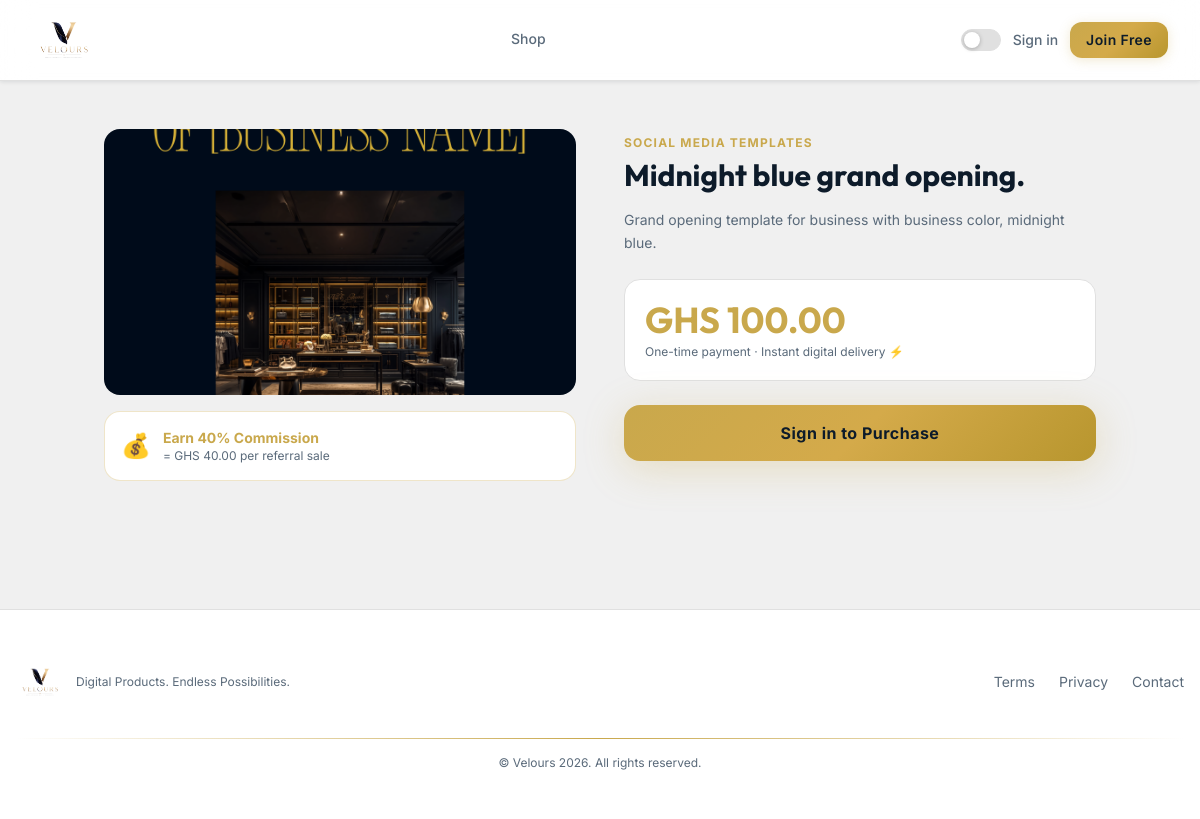
The app's page /product/midnight-blue-grand-opening with its own data.
### app/models.py (models this page shows, shortened)
class Product(db.Model):
    __tablename__ = 'products'
    id = db.Column(db.Integer, primary_key=True)
    name = db.Column(db.String(200), nullable=False)
    slug = db.Column(db.String(200), unique=True, nullable=False)
    description = db.Column(db.Text, nullable=True)
    price = db.Column(db.Float, nullable=False)
    referral_commission_pct = db.Column(db.Float, default=0.0)
    preview_image = db.Column(db.String(300), nullable=True)
    delivery_content = db.Column(db.Text, nullable=True)
    category_id = db.Column(db.Integer, db.ForeignKey('categories.id'), nullable=True)
    subcategory_id = db.Column(db.Integer, db.ForeignKey('subcategories.id'), nullable=True)
    is_active = db.Column(db.Boolean, default=True)
    is_featured = db.Column(db.Boolean, default=False)
    total_sales = db.Column(db.Integer, default=0)
    created_at = db.Column(db.DateTime, default=datetime.utcnow)
    orders = db.relationship('Order', backref='product', lazy=True)
    @property
    def commission_amount(self):
        return round(self.price * self.referral_commission_pct / 100, 2)

class Category(db.Model):
    __tablename__ = 'categories'
    id = db.Column(db.Integer, primary_key=True)
    name = db.Column(db.String(100), nullable=False)
    slug = db.Column(db.String(100), unique=True, nullable=False)
    description = db.Column(db.Text, nullable=True)
    icon = db.Column(db.String(10), default='📦')
    cover_image = db.Column(db.String(300), nullable=True)  # folder cover image
    created_at = db.Column(db.DateTime, default=datetime.utcnow)
    subcategories = db.relationship('Subcategory', backref='category', lazy=True, cascade='all, delete-orphan')
    products = db.relationship('Product', backref='category', lazy=True)
    @property
    def cover(self):
        """Returns cover image or first subcategory cover or first product image"""
        if self.cover_image:
            return self.cover_image
        for sub in self.subcategories:
            if sub.cover_image:
                return sub.cover_image
            for p in sub.products:
                if p.preview_image:
                    return p.preview_image
        for p in self.products:
            if p.preview_image:
                return p.preview_image
        return None

### app/blueprints/store.py (the view)
@store_bp.route('/product/<slug>')
def product_detail(slug):
    product = Product.query.filter_by(slug=slug, is_active=True).first_or_404()
    ref = request.args.get('ref', '')
    return render_template('store/product.html', product=product, ref=ref)

### app/templates/store/product.html (shortened to what this page needs)
{% extends 'base.html' %}
{% block content %}
<div class="max-w-5xl mx-auto px-4 py-12">
  <div class="grid grid-cols-1 md:grid-cols-2 gap-12">
    <div>
      <div class="rounded-2xl overflow-hidden aspect-video" style="background:var(--bg-primary)">
        {% if product.preview_image %}
        <img src="{{ url_for('static', filename=product.preview_image) }}" alt="{{ product.name }}" class="w-full h-full object-cover"/>
        {% else %}
        <div class="w-full h-full flex items-center justify-center text-7xl">📦</div>
        {% endif %}
      </div>
      {% if product.referral_commission_pct > 0 %}
      <div class="mt-4 card rounded-2xl p-4" style="border-color:rgba(201,168,76,0.3)">
        <div class="flex items-center gap-3">
          <span class="text-2xl">💰</span>
          <div>
            <p class="font-bold text-sm" style="color:var(--gold)">Earn {{ '%.0f'|format(product.referral_commission_pct) }}% Commission</p>
            <p class="text-xs text-muted">= GHS {{ '%.2f'|format(product.commission_amount) }} per referral sale</p>
          </div>
        </div>
      </div>
      {% endif %}
    </div>
    <div>
      {% if product.category %}
      <span class="text-xs font-bold uppercase tracking-widest" style="color:var(--gold)">{{ product.category.name }}</span>
      {% endif %}
      <h1 class="font-display text-3xl font-bold mt-1 mb-4" style="color:var(--text-primary)">{{ product.name }}</h1>
      {% if product.description %}
      <p class="text-muted text-sm leading-relaxed mb-6">{{ product.description }}</p>
      {% endif %}
      <div class="card rounded-2xl p-5 mb-6">
        <span class="font-display text-4xl font-bold" style="color:var(--gold)">GHS {{ '%.2f'|format(product.price) }}</span>
        <p class="text-xs text-muted mt-1">One-time payment · Instant digital delivery ⚡</p>
      </div>
      {% if current_user.is_authenticated %}
      <div x-data="{
        step: 'idle',
        checkoutUrl: '',
        refCode: new URLSearchParams(window.location.search).get('ref') || document.getElementById('ref-code')?.value || '',
        loading: false,
        error: '',
        reference: '',
        pollInterval: null,
        reset() { this.step = 'idle'; this.error = ''; clearInterval(this.pollInterval); },
        async pay() {
          const network = document.getElementById('momo-network').value;
          const phone = document.getElementById('momo-phone').value.trim();
          const refCode = this.refCode;
          if (!phone || phone.length < 10) {
            this.error = 'Please enter a valid 10-digit MoMo number.';
            return;
          }
          this.loading = true;
          this.error = '';
          try {
            const res = await fetch('/payment/initiate', {
              method: 'POST',
              headers: { 'Content-Type': 'application/json' },
              body: JSON.stringify({ product_id: {{ product.id }}, phone, network, ref_code: this.refCode })
            });
            const data = await res.json();
            if (data.success) {
              this.reference = data.reference;
              if (data.checkout_direct_url) {
                this.checkoutUrl = data.checkout_direct_url;
                this.step = 'checkout';
              } else {
                this.step = 'waiting';
              }
              this.startPolling();
            } else {
              this.error = data.message;
            }
          } catch(e) {
            this.error = 'Connection error. Please try again.';
          }
          this.loading = false;
        },
        startPolling() {
          this.pollInterval = setInterval(async () => {
            try {
              const res = await fetch('/payment/status/' + this.reference);
              const data = await res.json();
              if (data.status === 'paid') {
                clearInterval(this.pollInterval);
                this.step = 'success';
                setTimeout(() => { window.location.href = data.redirect; }, 2000);
              } else if (data.status === 'failed') {
                clearInterval(this.pollInterval);
                this.step = 'idle';
                this.error = 'Payment was not completed. Please try again.';
              }
            } catch(e) {}
          }, 4000);
        }
      }">
        <div x-show="step === 'idle'">
          <button @click="step = 'form'"
                  class="btn-gold w-full py-4 rounded-2xl text-base font-bold shadow-gold-lg">
            Pay Now — GHS {{ '%.2f'|format(product.price) }}
          </button>
        </div>
        <div x-show="step === 'form'" x-transition class="card rounded-2xl p-6 space-y-4">
          <h3 class="font-display font-bold text-base" style="color:var(--text-primary)">Pay with Mobile Money</h3>
          <p class="text-xs text-muted">A prompt will be sent to your phone to approve the payment.</p>
          <div>
            <label class="text-xs font-semibold text-muted block mb-1.5 uppercase tracking-wide">Network</label>
            <select id="momo-network"
                    class="w-full card px-4 py-3 rounded-xl text-sm focus:outline-none"
                    style="color:var(--text-primary)"
                    onfocus="this.style.borderColor='#C9A84C'" onblur="this.style.borderColor=''">
              <option value="MTN">MTN MoMo</option>
              <option value="AirtelTigo">AirtelTigo Money</option>
              <option value="Telecel">Telecel Cash</option>
            </select>
          </div>
          <div>
            <label class="text-xs font-semibold text-muted block mb-1.5 uppercase tracking-wide">MoMo Number</label>
            <input type="tel" id="momo-phone" placeholder="0241234567" maxlength="10"
                   class="w-full card px-4 py-3 rounded-xl text-sm focus:outline-none"
                   style="color:var(--text-primary)"
                   onfocus="this.style.borderColor='#C9A84C'" onblur="this.style.borderColor=''"/>
          </div>
          <input type="hidden" id="ref-code" value="{{ ref }}"/>
          <div x-show="error" x-cloak
               class="rounded-xl px-4 py-3 text-sm font-medium bg-red-50 dark:bg-red-950/50 text-red-600 dark:text-red-400 border border-red-200 dark:border-red-900">
            <span x-text="error"></span>
          </div>
          <div class="flex gap-3">
            <button @click="pay()" :disabled="loading"
                    class="btn-gold flex-1 py-3.5 rounded-xl text-sm font-bold shadow-gold disabled:opacity-60 flex items-center justify-center gap-2">
              <svg x-show="loading" class="animate-spin w-4 h-4 flex-shrink-0" fill="none" viewBox="0 0 24 24">
                <circle class="opacity-25" cx="12" cy="12" r="10" stroke="currentColor" stroke-width="4"/>
                <path class="opacity-75" fill="currentColor" d="M4 12a8 8 0 018-8V0C5.373 0 0 5.373 0 12h4z"/>
              </svg>
              <span x-text="loading ? 'Processing…' : 'Pay Now'"></span>
            </button>
            <button @click="reset()" class="card px-4 py-3 rounded-xl text-sm text-muted hover:text-accent transition-colors">
              Cancel
            </button>
          </div>
        </div>
        <div x-show="step === 'checkout'" x-transition class="card rounded-2xl overflow-hidden">
          <div class="px-4 py-3 border-b border-themed flex items-center justify-between">
            <p class="text-sm font-semibold" style="color:var(--text-primary)">Complete Payment</p>
            <button @click="reset()" class="text-xs text-muted hover:text-red-500 transition-colors">Cancel</button>
          </div>
          <iframe :src="checkoutUrl" width="100%" height="500px" frameborder="0"
                  style="border:none; min-height:500px">
          </iframe>
        </div>
        <div x-show="step === 'waiting'" x-transition
             class="card rounded-2xl p-6 text-center space-y-4">
          <div class="relative w-16 h-16 mx-auto">
            <div class="absolute inset-0 rounded-full animate-ping opacity-20" style="background:var(--gold)"></div>
            <div class="relative w-16 h-16 rounded-full flex items-center justify-center" style="background:rgba(201,168,76,0.12); border:2px solid rgba(201,168,76,0.4)">
              <svg class="w-7 h-7" fill="none" stroke="currentColor" viewBox="0 0 24 24" style="color:var(--gold)">
                <path stroke-linecap="round" stroke-linejoin="round" stroke-width="2" d="M12 18h.01M8 21h8a2 2 0 002-2V5a2 2 0 00-2-2H8a2 2 0 00-2 2v14a2 2 0 002 2z"/>
              </svg>
            </div>
          </div>
          <div>
            <h3 class="font-display font-bold text-base mb-1" style="color:var(--text-primary)">Waiting for Payment Approval</h3>
            <p class="text-sm text-muted">Check your phone and approve the MoMo prompt.</p>
            <p class="text-xs text-muted mt-1">This page will update automatically once payment is confirmed.</p>
          </div>
          <div class="flex justify-center gap-1.5">
            <div class="w-2 h-2 rounded-full animate-bounce" style="background:var(--gold); animation-delay:0ms"></div>
            <div class="w-2 h-2 rounded-full animate-bounce" style="background:var(--gold); animation-delay:150ms"></div>
            <div class="w-2 h-2 rounded-full animate-bounce" style="background:var(--gold); animation-delay:300ms"></div>
          </div>
          <button @click="reset()" class="text-xs text-muted hover:text-accent transition-colors underline">
            Cancel and try again
          </button>
        </div>
        <div x-show="step === 'success'" x-transition
             class="card rounded-2xl p-6 text-center space-y-3">
          <div class="w-16 h-16 rounded-full flex items-center justify-center mx-auto"
               style="background:rgba(34,197,94,0.1); border:2px solid rgba(34,197,94,0.3)">
            <svg class="w-8 h-8 text-green-500" fill="none" stroke="currentColor" viewBox="0 0 24 24">
              <path stroke-linecap="round" stroke-linejoin="round" stroke-width="2.5" d="M5 13l4 4L19 7"/>
            </svg>
          </div>
          <h3 class="font-display font-bold text-base text-green-500">Payment Confirmed!</h3>
          <p class="text-xs text-muted">Redirecting you to your product…</p>
        </div>
      </div>
      {% else %}
      <a href="{{ url_for('auth.login') }}?next={{ request.url }}"
         class="btn-gold block w-full text-center py-4 rounded-2xl text-base font-bold shadow-gold-lg">
        Sign in to Purchase
      </a>
      {% endif %}
    </div>
  </div>
</div>
{% endblock %}

### app/templates/base.html (style rules this page uses)
:root { --bg-primary: #f0f0f0; --bg-card: #ffffff; --bg-nav: rgba(255,255,255,0.94); --border: #e0e0e0; --text-primary: #0D1B2A; --text-muted: #5a6a7a; --gold: #C9A84C; --gold-hover: #B8962E; --gold-glow: rgba(201,168,76,0.22); --nav-shadow: 0 1px 4px rgba(13,27,42,0.10); }
body { background-color: var(--bg-primary); color: var(--text-primary); font-family: 'Inter', sans-serif; transition: background-color 0.3s ease, color 0.3s ease; }
.card { background: var(--bg-card); border: 1px solid var(--border); }
.text-muted { color: var(--text-muted); }
.btn-gold { background: linear-gradient(135deg, #C9A84C 0%, #d4aa4a 50%, #B8962E 100%); color: #0D1B2A; font-weight: 600; letter-spacing: 0.03em; transition: all 0.25s ease; box-shadow: 0 2px 12px rgba(201,168,76,0.25); }

### records on screen
Product: preview_image (picture), referral_commission_pct "40", commission_amount "40.00", name "Midnight blue grand opening.", description "Grand opening template for business with business color, midnight blue.", price "100.00"
Category: category.name "SOCIAL MEDIA TEMPLATES"

### other values on screen
{{ APP_TAGLINE }} "Digital Products. Endless Possibilities."
{{ APP_NAME }} "Velours"
{{ 2026 }} "2026"
